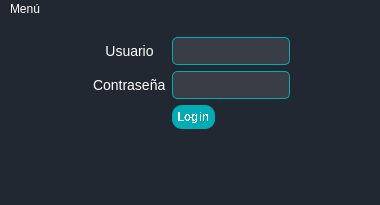
<?xml version="1.0" encoding="UTF-8"?>
<ui version="4.0">
 <class>asg_ventanaMain</class>
 <widget class="QMainWindow" name="asg_ventanaMain">
  <property name="windowModality">
   <enum>Qt::WindowModality::WindowModal</enum>
  </property>
  <property name="geometry">
   <rect>
    <x>0</x>
    <y>0</y>
    <width>380</width>
    <height>205</height>
   </rect>
  </property>
  <property name="sizePolicy">
   <sizepolicy hsizetype="Fixed" vsizetype="Fixed">
    <horstretch>0</horstretch>
    <verstretch>0</verstretch>
   </sizepolicy>
  </property>
  <property name="focusPolicy">
   <enum>Qt::FocusPolicy::NoFocus</enum>
  </property>
  <property name="windowTitle">
   <string>Tarea3</string>
  </property>
  <property name="autoFillBackground">
   <bool>false</bool>
  </property>
  <property name="styleSheet">
   <string notr="true">            background-color: rgb(34, 40, 49);
            color: white;</string>
  </property>
  <property name="iconSize">
   <size>
    <width>0</width>
    <height>0</height>
   </size>
  </property>
  <widget class="QWidget" name="centralwidget">
   <property name="enabled">
    <bool>true</bool>
   </property>
   <property name="sizePolicy">
    <sizepolicy hsizetype="Expanding" vsizetype="Expanding">
     <horstretch>0</horstretch>
     <verstretch>0</verstretch>
    </sizepolicy>
   </property>
   <property name="minimumSize">
    <size>
     <width>379</width>
     <height>10</height>
    </size>
   </property>
   <property name="layoutDirection">
    <enum>Qt::LayoutDirection::LeftToRight</enum>
   </property>
   <property name="autoFillBackground">
    <bool>false</bool>
   </property>
   <property name="styleSheet">
    <string notr="true">     QLabel {
                font-size: 14px;
                color: white;
            }
            QLineEdit {
                background-color: rgb(57, 62, 70);
                border: 1px solid rgb(0, 173, 181);
                border-radius: 5px;
                padding: 5px;
                color: white;
            }
            QLineEdit:focus {
                border: 1px solid rgb(0, 255, 255);
            }
            QPushButton {
                background-color: rgb(0, 173, 181);
                color: white;
                border-radius: 10px;
                padding: 5px;
                font-size: 12px;
                font-weight: bold;
            }
            QPushButton:hover {
                background-color: rgb(0, 200, 200);
            }
            QPushButton:pressed {
                background-color: rgb(0, 150, 150);
            }</string>
   </property>
   <layout class="QFormLayout" name="formLayout_2">
    <item row="3" column="1">
     <layout class="QFormLayout" name="formLayout">
      <property name="sizeConstraint">
       <enum>QLayout::SizeConstraint::SetDefaultConstraint</enum>
      </property>
      <property name="fieldGrowthPolicy">
       <enum>QFormLayout::FieldGrowthPolicy::FieldsStayAtSizeHint</enum>
      </property>
      <property name="rowWrapPolicy">
       <enum>QFormLayout::RowWrapPolicy::DontWrapRows</enum>
      </property>
      <property name="labelAlignment">
       <set>Qt::AlignmentFlag::AlignCenter</set>
      </property>
      <property name="formAlignment">
       <set>Qt::AlignmentFlag::AlignCenter</set>
      </property>
      <property name="horizontalSpacing">
       <number>6</number>
      </property>
      <property name="topMargin">
       <number>9</number>
      </property>
      <property name="rightMargin">
       <number>9</number>
      </property>
      <property name="bottomMargin">
       <number>0</number>
      </property>
      <item row="1" column="0">
       <widget class="QLabel" name="usuarioLabel">
        <property name="font">
         <font>
          <pointsize>-1</pointsize>
         </font>
        </property>
        <property name="text">
         <string>Usuario</string>
        </property>
        <property name="alignment">
         <set>Qt::AlignmentFlag::AlignCenter</set>
        </property>
       </widget>
      </item>
      <item row="1" column="1">
       <widget class="QLineEdit" name="usuarioEdit">
        <property name="focusPolicy">
         <enum>Qt::FocusPolicy::StrongFocus</enum>
        </property>
        <property name="toolTip">
         <string>Introduce usuario</string>
        </property>
        <property name="text">
         <string/>
        </property>
       </widget>
      </item>
      <item row="2" column="0">
       <widget class="QLabel" name="passLabel">
        <property name="text">
         <string>Contraseña</string>
        </property>
       </widget>
      </item>
      <item row="2" column="1">
       <widget class="QLineEdit" name="passEdit">
        <property name="focusPolicy">
         <enum>Qt::FocusPolicy::StrongFocus</enum>
        </property>
        <property name="toolTip">
         <string>Introduce password</string>
        </property>
        <property name="inputMethodHints">
         <set>Qt::InputMethodHint::ImhHiddenText|Qt::InputMethodHint::ImhNoAutoUppercase|Qt::InputMethodHint::ImhNoPredictiveText|Qt::InputMethodHint::ImhSensitiveData</set>
        </property>
        <property name="inputMask">
         <string/>
        </property>
        <property name="text">
         <string/>
        </property>
        <property name="echoMode">
         <enum>QLineEdit::EchoMode::Password</enum>
        </property>
       </widget>
      </item>
      <item row="3" column="1">
       <widget class="QPushButton" name="asg_pushButton">
        <property name="enabled">
         <bool>true</bool>
        </property>
        <property name="sizePolicy">
         <sizepolicy hsizetype="Fixed" vsizetype="Minimum">
          <horstretch>0</horstretch>
          <verstretch>0</verstretch>
         </sizepolicy>
        </property>
        <property name="maximumSize">
         <size>
          <width>75</width>
          <height>16777215</height>
         </size>
        </property>
        <property name="sizeIncrement">
         <size>
          <width>0</width>
          <height>0</height>
         </size>
        </property>
        <property name="baseSize">
         <size>
          <width>0</width>
          <height>0</height>
         </size>
        </property>
        <property name="font">
         <font>
          <pointsize>-1</pointsize>
          <bold>true</bold>
          <stylestrategy>NoAntialias</stylestrategy>
          <kerning>false</kerning>
         </font>
        </property>
        <property name="focusPolicy">
         <enum>Qt::FocusPolicy::StrongFocus</enum>
        </property>
        <property name="contextMenuPolicy">
         <enum>Qt::ContextMenuPolicy::DefaultContextMenu</enum>
        </property>
        <property name="acceptDrops">
         <bool>false</bool>
        </property>
        <property name="toolTip">
         <string>Click para hacer Login</string>
        </property>
        <property name="layoutDirection">
         <enum>Qt::LayoutDirection::LeftToRight</enum>
        </property>
        <property name="text">
         <string>Login</string>
        </property>
       </widget>
      </item>
     </layout>
    </item>
   </layout>
  </widget>
  <widget class="QMenuBar" name="menubar">
   <property name="geometry">
    <rect>
     <x>0</x>
     <y>0</y>
     <width>380</width>
     <height>33</height>
    </rect>
   </property>
   <widget class="QMenu" name="menuMen">
    <property name="title">
     <string>Menú</string>
    </property>
    <addaction name="actionSalir"/>
   </widget>
   <addaction name="menuMen"/>
  </widget>
  <widget class="QStatusBar" name="statusbar"/>
  <action name="actionSalir">
   <property name="text">
    <string>Salir</string>
   </property>
  </action>
 </widget>
 <tabstops>
  <tabstop>usuarioEdit</tabstop>
 </tabstops>
 <resources/>
 <connections/>
</ui>
